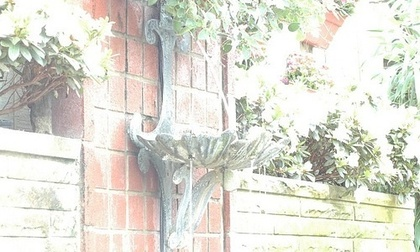
%> input picture lab03/overexposed1.jpg, 420 x 252 px, shrunk from 500 x 300 before the run
$ octave powerlaw_overexpose1.m   (GNU Octave 9; MATLAB toolbox functions it lacks are replaced by stand-ins)
%> lines starting %> are read from the running program, lines starting %| are printed output that depends on the picture
clc,clear,close all;
img = imread('overexposed1.jpg');
%> img is the input picture: size 252x420x3 uint8; mean R, G, B 222.5, 221.5, 211.4
img = rgb2gray(img);
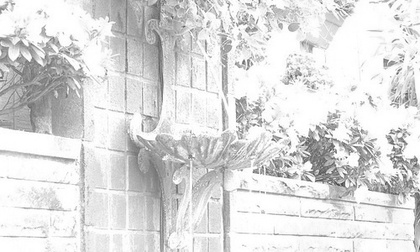
%> img: size 252x420 uint8; min 62, max 255, mean 220.7
[row,col] = size(img);
%> row = 252; col = 420
img2 = zeros(row,col);
img2(1:row,1:col) = img(1:row,1:col);

gamma = 0.67;
c=1;
for y=1:row
    for x=1:col
        img2(y,x) = c*img2(y,x)^gamma;
    end
end
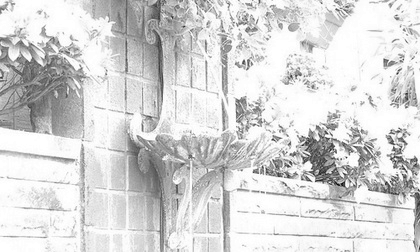
%> img2: size 252x420 double; min 15.88, max 40.96, mean 37.1; drawn with min black and max white

subplot(1,2,1);
imshow(img);
subplot(1,2,2);
imshow(uint8(img2));
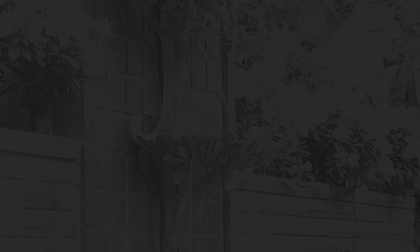
%> displayed picture: size 252x420, on the screen's scale of 0 to 255; min 16, max 41, mean 37.1

$ run again, with lab03/overexposed2.jpg copied over lab03/overexposed1.jpg
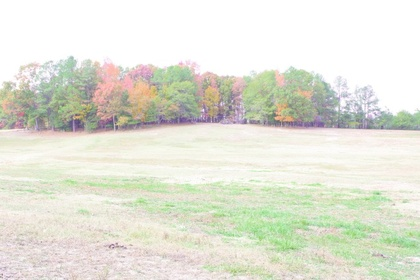
%> input picture lab03/overexposed2.jpg, 420 x 280 px, shrunk from 675 x 450 before the run
%> img is the input picture: size 280x420x3 uint8; mean R, G, B 226.8, 227.8, 215.4
%> `img = rgb2gray(img);`:
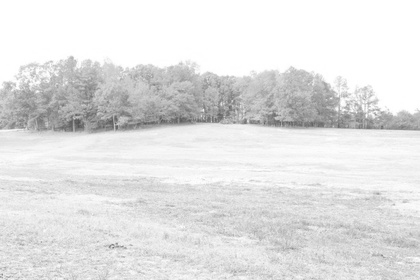
%> img: size 280x420 uint8; min 81, max 255, mean 226.1
%> after the loop `for y=1:row`:
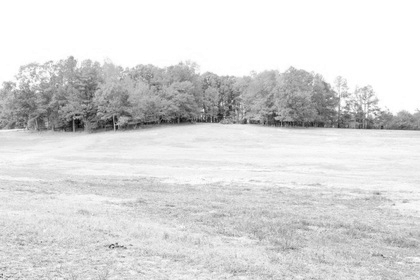
%> img2: size 280x420 double; min 19, max 40.96, mean 37.7; drawn with min black and max white
